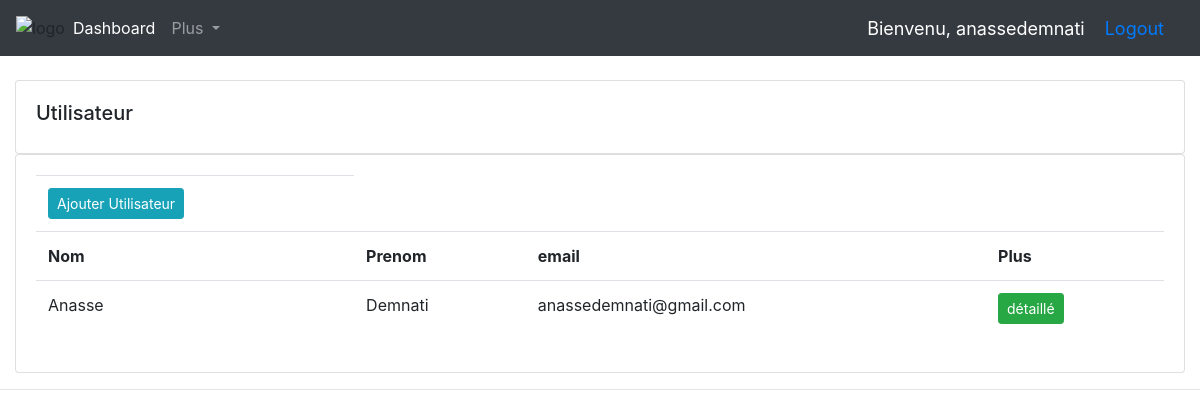
/dashbord/adminUsers/ (signed in), run on the app's committed database.
### shop/models.py (models this page shows)
class User(AbstractUser):
    is_costumer = models.BooleanField(default=False)
    is_admin = models.BooleanField(default=False)
    def __str__(self):
        return self.get_username()

### dashboard/models.py (models this page shows, shortened)
class AdminUser(models.Model):
    user = models.OneToOneField(User, on_delete=models.CASCADE)
    date_of_birth = models.DateField(blank=True, null=True)
    photo = models.ImageField(upload_to='images/admins/', blank=True)

### dashboard/views.py (the view)
# urls.py: path('adminUsers/', views.AdminUserListView, name="adminUsersList"),
@user_passes_test(is_admin, login_url='/dashbord/logina/')
def AdminUserListView(request):
    if request.method == 'GET':
        adminUsers = AdminUser.objects.all()
        return render(request, "admin/listUser.html", {'adminUsers': adminUsers})

### dashboard/views.py (called while the page is built)
def is_admin(user):
    if user.is_authenticated and user.is_admin:
        return True
    return False

### shop/context_processors.py (called while the page is built)
def menu_Cat(request):
    Cat = Categorie.objects.all()
    return dict(Cat=Cat)

def cart(request):
    return {'cart': request.session.get(settings.CART_SESSION_ID)}

### templates/admin/listUser.html
{% extends 'admin/mainAdmin.html' %} {% block title %}users{% endblock %}
{%block content %}
<br />
<div class="row">
  <div class="col-md">
    <div class="card card-body">
      <h5>Utilisateur</h5>
    </div>
    <div class="card card-body">
      <table class="table">
        <tr>
          <th>
            <a class="btn btn-sm btn-info" href="{% url 'adminUsersCreate' %}">Ajouter Utilisateur</a>
          </th>
        </tr>
        <tr>
         <th>Nom</th>
          <th>Prenom</th>
          <th>email</th>
          <th>Plus</th>
        </tr>
        {% for admin in  adminUsers %}
        <tr>
          <td>{{admin.user.first_name}}</td>
          <td>{{admin.user.last_name}}</td>
          <td>{{admin.user.email}}</td>
            <td><a class="btn btn-sm btn-success" href="{% url 'userDetaille'  admin.id %}">détaillé</a></td>
        </tr>
        {% endfor %}
      </table>
    </div>
  </div>
</div>
{% endblock %}

### templates/admin/navAdmin.html (shortened to what this page needs)
{% load static %}
<nav class="navbar navbar-expand-lg navbar-dark bg-dark">
  <img src="{% static 'images/AM-SHOP.png '%}" alt="logo" />
  <div class="collapse navbar-collapse" id="navbarNav">
    <ul class="navbar-nav">
      <li class="nav-item active">
        <a class="nav-link" href="{% url 'dashboard' %}">Dashboard</a>
      </li>
      <li class="nav-item dropdown">
        <a
          class="nav-link dropdown-toggle"
          href="#"
          id="navbarDropdown"
          role="button"
          data-toggle="dropdown"
          aria-haspopup="true"
          aria-expanded="false"
        >
          Plus
        </a>
      </li>
      <li class="nav-item me-3 me-lg-1">
        <a class="nav-link" href="#">
        </a>
      </li>
    </ul>
  </div>
    <span class="hello-msg">Bienvenu, {{ request.user }} </span>
    <span class="hello-msg"><a href="{% url 'logouta' %}">Logout</a></span>
</nav>

### static/css/mainAdmin.css (style rules this page uses)
body { background-color: #ebeff5; }

### templates/admin/navAdmin.html (style rules this page uses)
.hello-msg { font-size: 18px; color: #fff; margin-right: 20px; }

### data on the page
User: user "anassedemnati"
AdminUser: user.first_name "Anasse", user.last_name "Demnati", user.email "anassedemnati@gmail.com"
